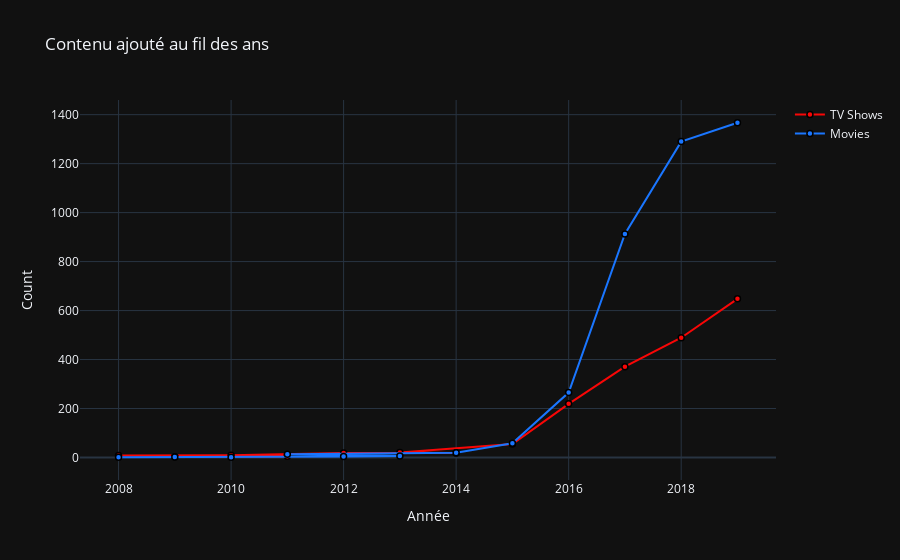

Write notebook code for a chart like this one.
### Markdown cell above
### 1.2 Contenu ajouté au fil des ans

### Code cell
d1 = df[df["type"] == "TV Show"].groupby(['show_id']).nth(0)
#display(d1)
d2 = df[df["type"] == "Movie"].groupby(['show_id']).nth(0)
#display(d2)
time_d1 = d1[d1.year_available >= 2008]['year_available'].value_counts().reset_index()
#display(time_d1)
time_d2 = d2[d2.year_available >= 2008]['year_available'].value_counts().reset_index()
#display(time_d2)

curve1 = go.Scatter(
                    x=time_d1['index'], 
                    y=time_d1['year_available'], 
                    name="TV Shows", 
                    marker=dict(color = 'rgb(249, 6, 6)',
                             line=dict(color='rgb(0,0,0)',width=1.5)))

curve2 = go.Scatter(
                    x=time_d2['index'], 
                    y=time_d2['year_available'],
                    name="Movies", 
                    marker= dict(color = 'rgb(26, 118, 255)',
                              line=dict(color='rgb(0,0,0)',width=1.5)))
Legend = go.Layout(hovermode= 'closest', title = 'Contenu ajouté au fil des ans' , xaxis = dict(title = 'Année'), yaxis = dict(title = 'Count'),template= "plotly_dark")
fig = go.Figure(data = [curve1, curve2], layout=Legend)
fig.show()

### Figure 1 — Plotly figure (JSON) as saved in the notebook; plotly's stock layout.template omitted (floating-point values rounded to 4 significant figures)
{"data": [{"marker": {"color": "rgb(249, 6, 6)", "line": {"color": "rgb(0,0,0)", "width": 1.5}}, "name": "TV Shows", "type": "scatter", "x": [2019, 2018, 2017, 2016, 2015, 2013, 2014, 2012, 2010, 2008, 2011, 2009], "y": [648, 489, 371, 219, 55, 20, 18, 18, 9, 8, 5, 3]}, {"marker": {"color": "rgb(26, 118, 255)", "line": {"color": "rgb(0,0,0)", "width": 1.5}}, "name": "Movies", "type": "scatter", "x": [2019, 2018, 2017, 2016, 2015, 2014, 2011, 2013, 2012, 2009, 2010, 2008], "y": [1367, 1290, 913, 265, 58, 19, 13, 6, 4, 2, 1, 1]}], "layout": {"hovermode": "closest", "title": {"text": "Contenu ajouté au fil des ans"}, "xaxis": {"title": {"text": "Année"}}, "yaxis": {"title": {"text": "Count"}}}}
